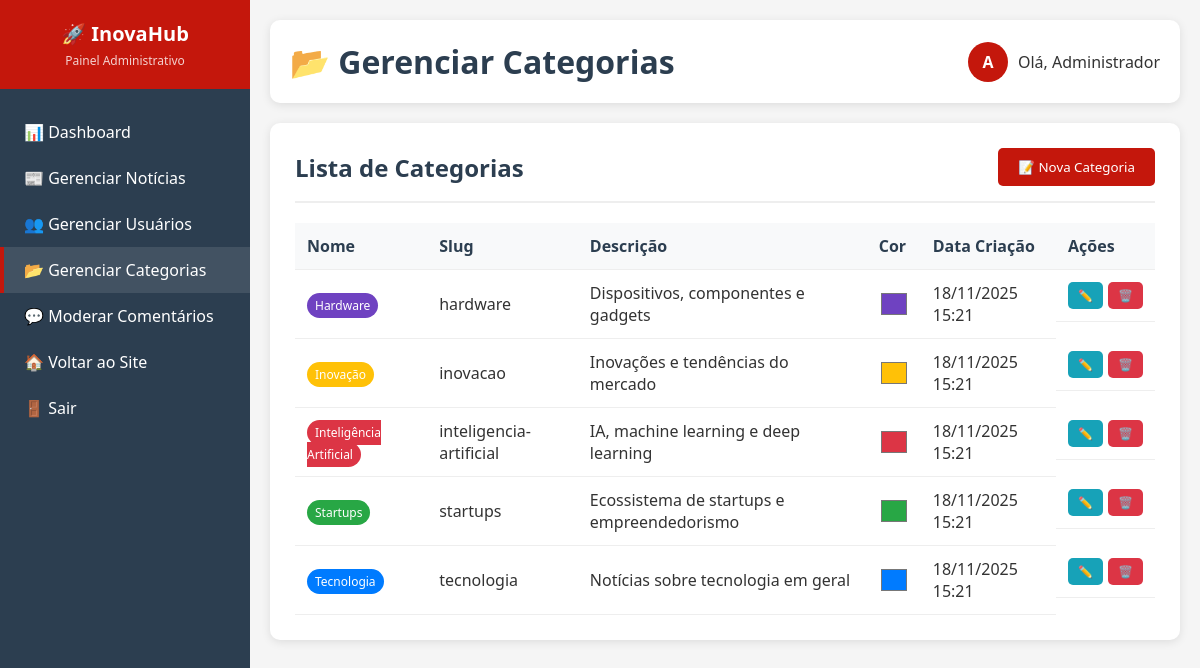
Screenshot of /admin/categorias.php with the database file from the repository.
### tables this page shows
CREATE TABLE `categorias` (
  `id` int(11) NOT NULL,
  `nome` varchar(50) NOT NULL,
  `slug` varchar(50) NOT NULL,
  `cor` varchar(7) DEFAULT '#007bff',
  `descricao` text DEFAULT NULL,
  `criado_em` timestamp NOT NULL DEFAULT current_timestamp()
);

### admin/categorias.php (the view, shortened to what this page needs)
<?php
require_once '../includes/conexao.php';
try {
    $sql_categorias = "SELECT * FROM categorias ORDER BY nome";
    $categorias = $pdo->query($sql_categorias)->fetchAll(PDO::FETCH_ASSOC);
} catch (Exception $e) {
    $categorias = [];
    $mensagem = "<div class='alert alert-warning'>Tabela de categorias vazia ou não encontrada.</div>";
}
?>
<!DOCTYPE html>
<html lang="pt-br">
<head>
</head>
<body>
    <div class="admin-container">
        <aside class="sidebar">
            <div class="sidebar-header">
                <h1>🚀 InovaHub</h1>
                <p>Painel Administrativo</p>
            </div>
            <nav class="nav-links">
                <a href="../dashboard.php">📊 Dashboard</a>
                <a href="noticias.php">📰 Gerenciar Notícias</a>
                <a href="usuarios.php">👥 Gerenciar Usuários</a>
                <a href="categorias.php" class="active">📂 Gerenciar Categorias</a>
                <a href="comentarios.php">💬 Moderar Comentários</a>
                <a href="../index.php">🏠 Voltar ao Site</a>
                <a href="../auth/logout.php">🚪 Sair</a>
            </nav>
        </aside>
        <main class="main-content">
            <div class="header">
                <h1>📂 Gerenciar Categorias</h1>
                <div class="user-info">
                    <div class="user-avatar">
                        <?= strtoupper(substr($_SESSION['usuario_nome'], 0, 1)) ?>
                    </div>
                    <span>Olá, <?= $_SESSION['usuario_nome'] ?></span>
                </div>
            </div>
            <div class="section">
                <div class="section-header">
                    <h2>Lista de Categorias</h2>
                    <button class="btn btn-primary" onclick="abrirModal()">
                        📝 Nova Categoria
                    </button>
                </div>
                <?php if (empty($categorias)): ?>
                    <div class="text-center py-4">
                        <p>Nenhuma categoria cadastrada.</p>
                        <p class="text-muted small">Use o botão "Nova Categoria" para adicionar a primeira.</p>
                    </div>
                <?php else: ?>
                    <table class="table">
                        <thead>
                            <tr>
                                <th>Nome</th>
                                <th>Slug</th>
                                <th>Descrição</th>
                                <th>Cor</th>
                                <th>Data Criação</th>
                                <th>Ações</th>
                            </tr>
                        </thead>
                        <tbody>
                            <?php foreach ($categorias as $categoria): ?>
                                <tr>
                                    <td>
                                        <span class="category-badge" style="background-color: <?= $categoria['cor'] ?>">
                                            <?= htmlspecialchars($categoria['nome']) ?>
                                        </span>
                                    </td>
                                    <td><code><?= htmlspecialchars($categoria['slug']) ?></code></td>
                                    <td><?= htmlspecialchars($categoria['descricao'] ?? '-') ?></td>
                                    <td>
                                        <input type="color" value="<?= $categoria['cor'] ?>" disabled
                                            style="width: 30px; height: 30px; border: none; background: none; cursor: default;">
                                    </td>
                                    <td><?= date('d/m/Y H:i', strtotime($categoria['criado_em'])) ?></td>
                                    <td class="action-buttons">
                                        <button class="btn btn-edit btn-sm"
                                            onclick="editarCategoria(<?= $categoria['id'] ?>, '<?= addslashes($categoria['nome']) ?>', '<?= addslashes($categoria['descricao'] ?? '') ?>', '<?= $categoria['cor'] ?>')">
                                            ✏️
                                        </button>
                                        <a href="?excluir=<?= $categoria['id'] ?>" class="btn btn-delete btn-sm"
                                            onclick="return confirm('Tem certeza que deseja excluir a categoria \'<?= addslashes($categoria['nome']) ?>\'?')">
                                            🗑️
                                        </a>
                                    </td>
                                </tr>
                            <?php endforeach; ?>
                        </tbody>
                    </table>
                <?php endif; ?>
            </div>
        </main>
    </div>
</body>
</html>

### admin/categorias.php (style rules this page uses)
* { margin: 0; padding: 0; box-sizing: border-box; font-family: 'Segoe UI', Tahoma, Geneva, Verdana, sans-serif; }
:root { --primary: #c4170c; --primary-dark: #a6140b; --secondary: #2c3e50; --light: #f8f9fa; --dark: #343a40; --success: #28a745; --warning: #ffc107; --danger: #dc3545; }
body { background: #f5f5f5; color: #333; }
.admin-container { display: flex; min-height: 100vh; }
.sidebar { width: 250px; background: var(--secondary); color: white; position: fixed; height: 100vh; overflow-y: auto; }
.sidebar-header { padding: 20px; background: var(--primary); text-align: center; }
.sidebar-header h1 { font-size: 20px; margin-bottom: 5px; }
.sidebar-header p { font-size: 12px; opacity: 0.8; }
.nav-links { padding: 20px 0; }
.nav-links a { display: flex; align-items: center; padding: 12px 20px; color: white; text-decoration: none; transition: all 0.3s; border-left: 4px solid transparent; }
.nav-links a:hover, .nav-links a.active { background: rgba(255, 255, 255, 0.1); border-left-color: var(--primary); }
.main-content { flex: 1; margin-left: 250px; padding: 20px; }
.header { background: white; padding: 20px; border-radius: 10px; box-shadow: 0 2px 10px rgba(0, 0, 0, 0.1); margin-bottom: 20px; display: flex; justify-content: space-between; align-items: center; }
.header h1 { color: var(--secondary); }
.user-info { display: flex; align-items: center; gap: 10px; }
.user-avatar { width: 40px; height: 40px; border-radius: 50%; background: var(--primary); color: white; display: flex; align-items: center; justify-content: center; font-weight: bold; }
.section { background: white; border-radius: 10px; padding: 25px; margin-bottom: 20px; box-shadow: 0 2px 10px rgba(0, 0, 0, 0.1); }
.section-header { display: flex; justify-content: space-between; align-items: center; margin-bottom: 20px; padding-bottom: 15px; border-bottom: 2px solid #eee; }
.section-header h2 { color: var(--secondary); }
.btn { padding: 10px 20px; border: none; border-radius: 5px; cursor: pointer; text-decoration: none; display: inline-flex; align-items: center; gap: 5px; font-weight: 500; transition: all 0.3s; }
.btn-primary { background: var(--primary); color: white; }
.btn-sm { padding: 5px 10px; font-size: 12px; }
.table { width: 100%; border-collapse: collapse; }
.table th, .table td { padding: 12px; text-align: left; border-bottom: 1px solid #eee; }
.table th { background: #f8f9fa; font-weight: 600; color: var(--secondary); }
.category-badge { padding: 4px 8px; border-radius: 20px; font-size: 12px; font-weight: 500; color: white; }
.action-buttons { display: flex; gap: 5px; }
.btn-edit { background: #17a2b8; color: white; }
.btn-delete { background: #dc3545; color: white; }

### rows the page displays
categorias: nome "Hardware", slug "hardware", descricao "Dispositivos, componentes e gadgets", cor "#6f42c1", criado_em "18/11/2025 15:21"
categorias: nome "Inovação", slug "inovacao", descricao "Inovações e tendências do mercado", cor "#ffc107", criado_em "18/11/2025 15:21"
categorias: nome "Inteligência Artificial", slug "inteligencia-artificial", descricao "IA, machine learning e deep learning", cor "#dc3545", criado_em "18/11/2025 15:21"
categorias: nome "Startups", slug "startups", descricao "Ecossistema de startups e empreendedorismo", cor "#28a745", criado_em "18/11/2025 15:21"
categorias: nome "Tecnologia", slug "tecnologia", descricao "Notícias sobre tecnologia em geral", cor "#007bff", criado_em "18/11/2025 15:21"

### other values shown
substr($_SESSION['usuario_nome'], 0, 1) "A"
$_SESSION['usuario_nome'] "Administrador"
